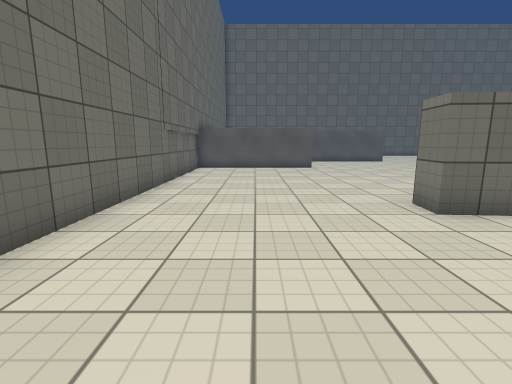
View 1 (above)

17 first-person views from a walk through a 3-D level made in the Unity game engine. The camera is 1.3 m above the floor, tilts 10° down and sees 85° across. Doors are open. The floor is counted in squares, 1 m on a side. Each view is taken from the middle of a square. On the plan, view 1 faces up. The plan holds only what a view shows up to about 13 squares ahead; the rest is blank. The place goes on beyond the plan. The player is left out. Some animated figures are not drawn. Surface patterns are stand-ins for the level's own textures.

View 2
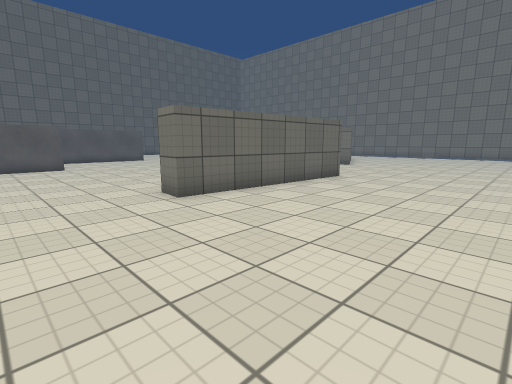

View 3
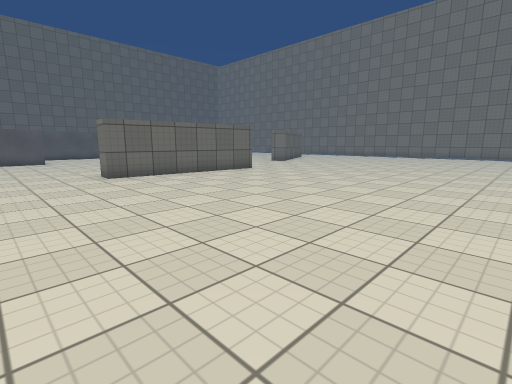

View 4
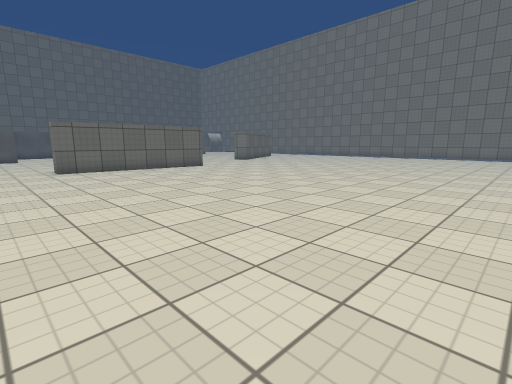

View 5
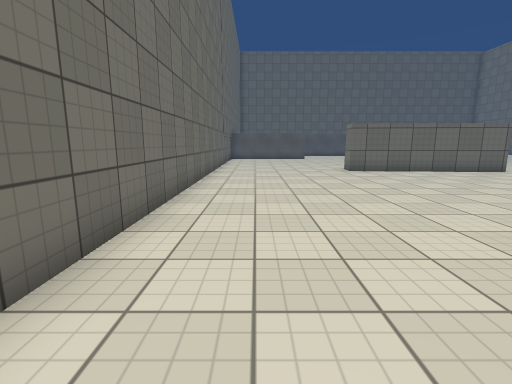

View 6
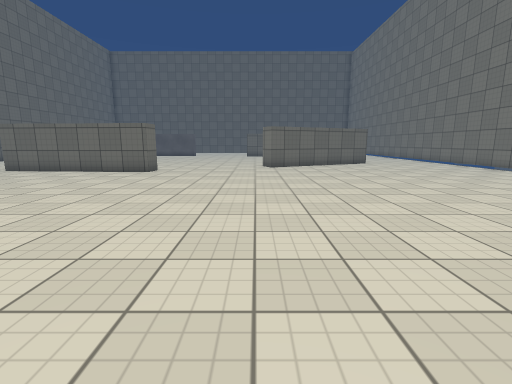

View 7
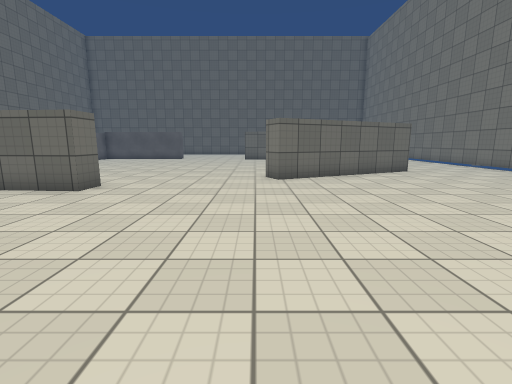

View 8
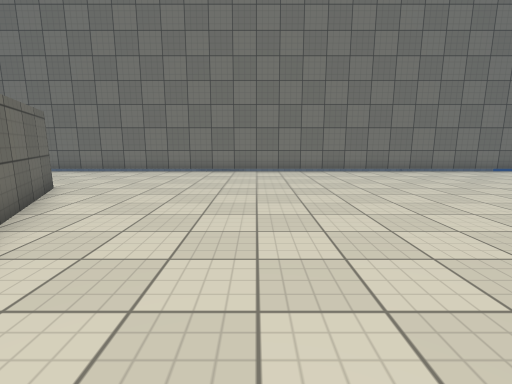

View 9
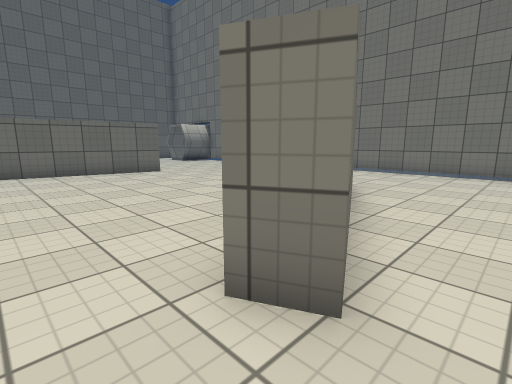

View 10
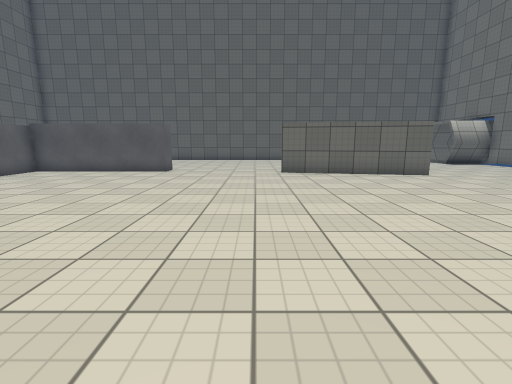

View 11
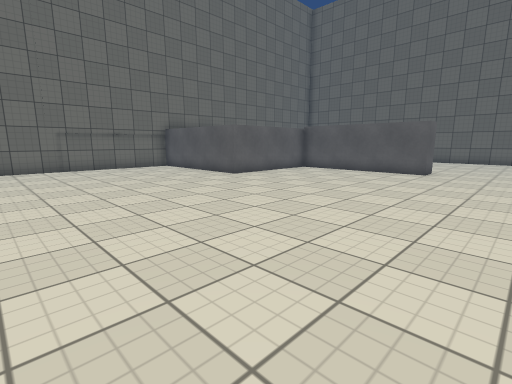

View 12
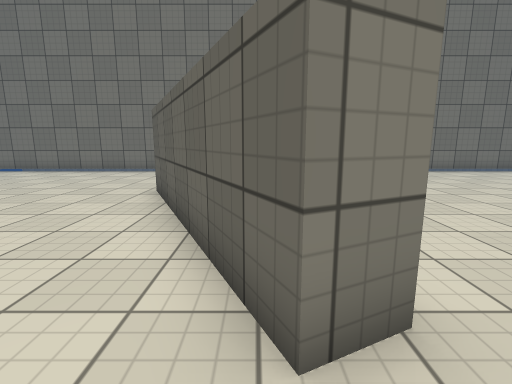

View 13
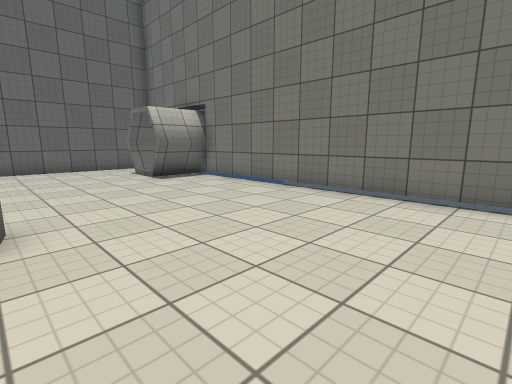

View 14
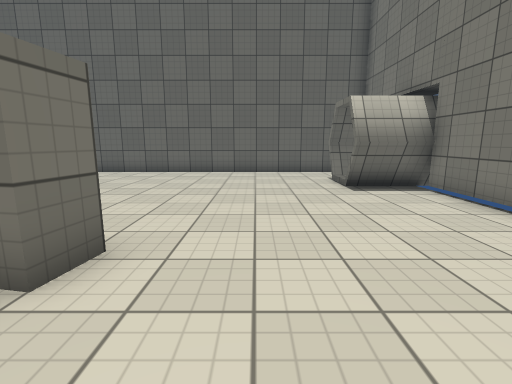

View 15
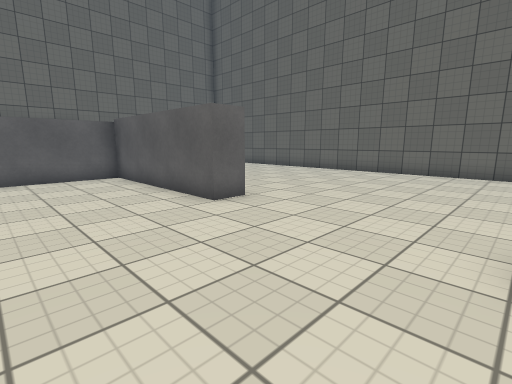

View 16
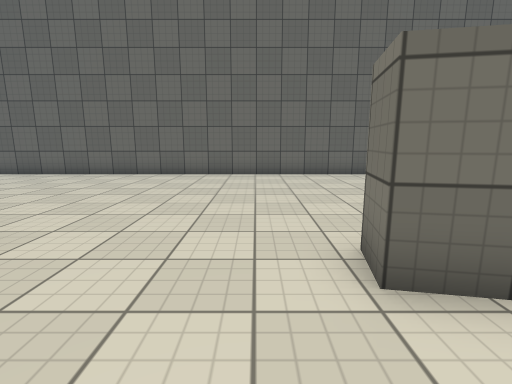

View 17
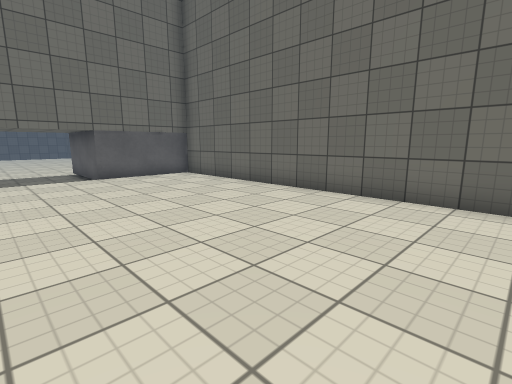

### Floor plan
Points are (right, up) in squares from view 1. A wall is a line through its corners. A room is listed if a view was taken in it or the views show most of it. See-through windows are left out.
Room 1 (views 1, 2, 3, 4, 5, 6, 7, 8, 9, 10, 11, 12, 13, 14, 15, 16, 17)
walls: (10.3, 5.6) (10.2, 4.5) (3.3, 5) (3.4, 6); (22, 9.8) (15.8, 6.9) (15.4, 7.8) (21.7, 10.8); (8.9, 20.8) (8.9, 19.8) (2.9, 19.8) (2.9, 14.8) (0.6, 14.8); (20.2, 19.3) (20, 18.3) (14.1, 19.3) (14.3, 20.3); (-3, 13.2) (-3, -6); (24.7, 24) (24.7, 24.4); (26.8, 23.7) (24.7, 23.7); (24.7, 25.8) (24.7, 26.5); (25.8, 26.1) (24.6, 26.1); (26, 26.2) (24.6, 26.2); (26.8, -7.8) (26.8, 23.8) (24.7, 23.8); (25.5, 28.7) (-3, 28.7) (-3, 25) (-6.5, 25)
low walls: (27.1, 24.1) (24.7, 24); (25.5, 25.8) (24.7, 25.8)

Positions as (right, up) in squares from view 1, and headings:
1: (0, 0), facing up
2: (0, -1), facing up-right
3: (0, -6), facing up-right
4: (1, -9), facing up-right
5: (-1, -8), facing up
6: (15, -8), facing up
7: (15, -3), facing up
8: (14, 4), facing right
9: (14, 6), facing up-right
10: (13, 7), facing up
11: (12, 7), facing up-left
12: (14, 8), facing right
13: (20, 14), facing up-right
14: (22, 16), facing up
15: (14, 16), facing up-left
16: (13, 17), facing up
17: (8, 22), facing up-left
